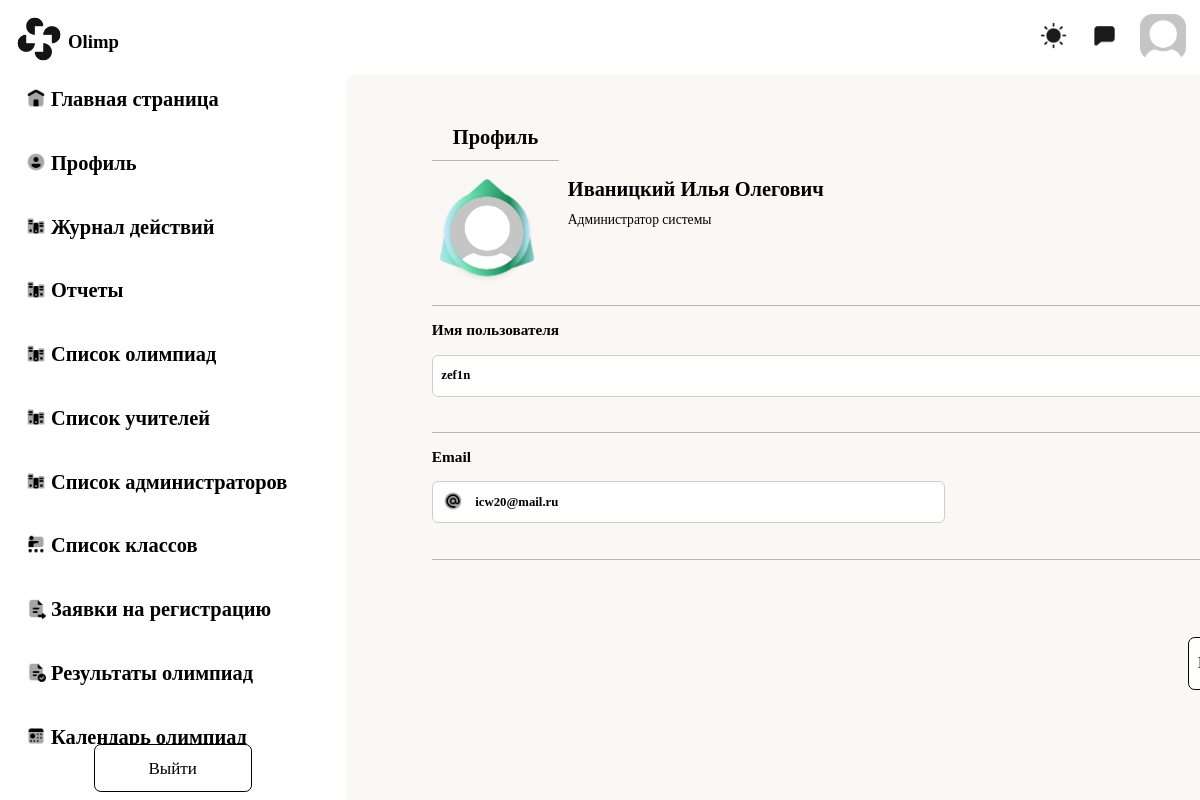
The app's page /users/profile/ (signed in) with its own data.
### users/models.py (models this page shows, shortened)
class User(AbstractUser):
    class Meta:
        verbose_name_plural = "Пользователи"
        verbose_name = "Пользователь"
    class Gender(models.TextChoices):
        MALE = 'М'
        WOMENS = 'Ж'
    image = models.ImageField(upload_to='users_images', null=True, blank=True)
    surname = models.CharField(
        "Отчество пользователя (при наличии)", max_length=256, blank=True, null=True
    )
    birth_date = models.DateField('Дата рождения', blank=True, null=True)
    gender = models.CharField("Пол учителя", max_length=2, choices=Gender.choices, default=Gender.MALE)
    is_teacher = models.BooleanField("Учитель", default=False, blank=True,
                                     null=True)  # null ИЗМЕНИТЬ НА FALSE когда будет страница регистрации
    is_child = models.BooleanField("Ученик", default=False, blank=True,
                                   null=True)  # null ИЗМЕНИТЬ НА FALSE когда будет страница регистрации
    is_admin = models.BooleanField("Администратор",
                                   default=False, blank=True,
                                   null=True)  # null ИЗМЕНИТЬ НА FALSE когда будет страница регистрации
    classroom_guide = models.ForeignKey('main.Classroom', related_name='classroom_teachers', blank=True,
                                        on_delete=models.CASCADE, null=True)
    subject = models.ManyToManyField(to="main.Subject", verbose_name="Какой предмет ведёт учитель", blank=True)
    post_job_teacher = models.ManyToManyField(to="main.Post", verbose_name="Должность учителя", blank=True)
    classroom = models.ForeignKey(to='main.Classroom', on_delete=models.CASCADE, verbose_name='Класс ученика',
                                  blank=True, null=True)

### users/views.py (the view, shortened to what this page needs)
# urls.py: path('profile/', ProfileView.as_view(), name='profile'),
class ProfileView(LoginRequiredMixin, View):
    def get(self, request):
        form = UserProfileForm(instance=request.user)
        context = {'form': form}
        return render(request, 'profile/profile.html', context)

### users/forms.py
class UserProfileForm(UserChangeForm):
    username = forms.CharField(widget=forms.TextInput(attrs={
        'type': "input",
        'id': "nameedit",
        'placeholder': "Введите имя пользователя",
        'name': "nameedit",
    }))
    email = forms.EmailField(widget=forms.EmailInput(attrs={
        'type': "input",
        'id': "emailedit",
        'placeholder': "Введите свою почту",
        'name': "emailedit",
    }))
    image = forms.ImageField(widget=forms.FileInput(attrs={
        'class': "newphoto",
    }), required=False)
    class Meta:
        model = User
        fields = ('image', 'username', 'email')

### users/templates/profile/profile.html (shortened to what this page needs)
<!DOCTYPE html>
{% load static %}
<html lang="ru">
<head>
    <link rel="stylesheet" href="{% static 'profile/profile.css' %}">
    <link rel="stylesheet" href="{% static 'header/header.css' %}">
    <link rel="stylesheet" href="{% static 'navbar/navbar.css' %}">
</head>
{% include 'header/header.html' %}
{% include 'navbar/navbar.html' %}
<body>
<div class="main">
    <div class="textprofile">
        <p>Профиль</p>
    </div>
    <form action="{% url 'users:profile' %}" method="post" enctype="multipart/form-data">
        <div>
            <img class="imgocontovka" src="{% static 'profile/img/Base.png' %}"
                 alt="">
        </div>
        <div class="info">
            <div class="textinfo">
                <p class="fioinfo">{{ user.last_name }} {{ user.first_name }} {{ user.surname }}</p>
                {% if user.is_admin %}
                    <p class="teach">Администратор системы</p>
                {% endif %}
            </div>
        </div>
        <div class="editname">
            <p class="texteditname">Имя пользователя</p>
            {{ form.username }}
        </div>
        <div class="editemailphone">
            <div class="editemail">
                <img src="{% static 'profile/img/email.png' %}" class="photoeditpe" alt="">
                <p class="texteditname">Email</p>
                {{ form.email }}
            </div>
        </div>
        <div class="buttons">
            <a class="editpassbut" href="{% url 'users:password_change' %}">Изменить пароль</a>
        </div>
    </form>
</div>
</body>
</html>

### static/profile/profile.css (style rules this page uses)
html { overflow: hidden; font-family: Bahnschrift; zoom: 85%; max-width: 100%; max-height: 100%; }
.main { position: fixed; background-color: #FBF7F4; width: 100%; height: 100%; margin-left: 400px; border-radius: 10px; padding-left: 100px; }
.textprofile { margin-bottom: 20px; margin-top: 60px; text-align: center; height: 40px; width: 150px; font-size: 24px; font-weight: bold; border-bottom: 1px solid rgb(184, 183, 183); }
.info { width: 1300px; padding-top: 50px; height: 100px; border-bottom: 1px solid rgb(184, 183, 183); }
.imgocontovka { position: absolute; height: 130px; width: 130px; z-index: 3; }
.textinfo { position: fixed; margin-left: 160px; margin-top: -250px; }
.fioinfo { margin-top: 200px; font-weight: bold; font-size: 24px; padding: 0; }
.teach { margin-top: -10px; }
.editname { width: 1300px; height: 130px; border-bottom: 1px solid rgb(184, 183, 183); }
.texteditname { font-size: 18px; font-weight: bold; }
#nameedit { font-family: Bahnschrift; height: 45px; border: 1px solid rgb(206, 206, 206); border-radius: 7px; width: 1290px; padding-left: 10px; font-weight: bold; font-size: 15px; }
.editemailphone { width: 1300px; height: 130px; border-bottom: 1px solid rgb(184, 183, 183); }
.editemail { position: relative; }
#emailedit { font-family: Bahnschrift; height: 45px; border: 1px solid rgb(206, 206, 206); border-radius: 7px; width: 550px; padding-left: 50px; font-weight: bold; font-size: 15px; }
.photoeditpe { position: fixed; margin-top: 50px; margin-left: 13px; }
.buttons { margin-top: 50px; margin-left: 990px; }
.editpassbut { transition-property: background; transition-duration: 0.3s; justify-content: center; align-items: center; flex-shrink: 0; margin-top: 50px; margin-left: -100px; width: 183.822px; padding-top: 17.7px; padding-bottom: 19.7px; border-radius: 8px; border: 1.5px solid #000; padding-left: 10px; padding-right: 10px; background: #FFF; text-align: center; position: relative; bottom: 10px; font-family: Bahnschrift; font-size: 20px; font-weight: 400; line-height: normal; text-decoration: none; color: black; }

### records on screen
User: last_name "Иваницкий", first_name "Илья", surname "Олегович", username "zef1n", email "icw20@mail.ru"
